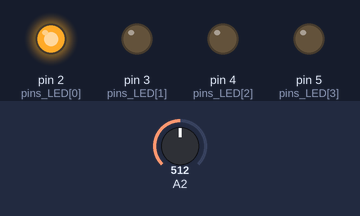
The sketch below on a simulated Arduino Uno, built with avr-gcc and run on an emulated ATmega328P. Shown: output pins drawn as LEDs (lit = HIGH). The inputs (shaded band) are chosen by the test bench; at power-on: A2 = 512. What the sketch prints to the serial monitor is not drawn.

Above: at 1.3 s.
1.4 s: A2 set to 560
2.9 s: A2 set to 589
At 4.2 s:
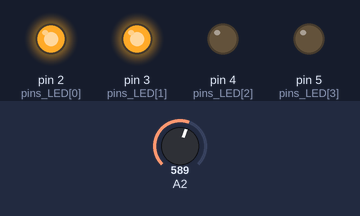
4.5 s: A2 set to 670
6.0 s: A2 set to 697
At 6.6 s:
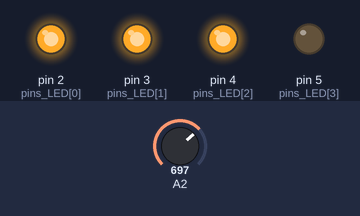
7.5 s: A2 set to 784
9.0 s: A2 set to 815
At 10.2 s:
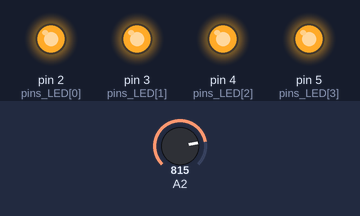
Timing chart, 0 to 11.5 s (numbered marks = the images above; inputs shaded):
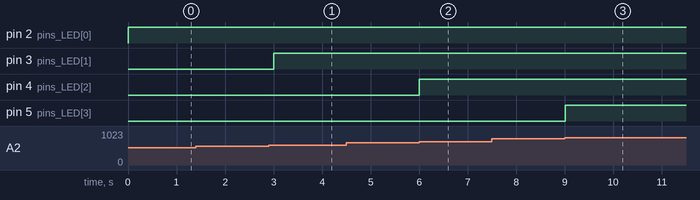

The sketch:

HW7_1_201966241.ino
```cpp
// map(reading, 350, 800, 0, 4)인 이유는 촬영환경에서 기본적으로 조도센서가 읽어오는 값이 300을 넘기기
// 때문에 350부터 시작하였고, 800인 이유는 완전히 덮었을 때 800을 넘기기 때문입니다.
// 0, 1023 까지 해야하는데 불을 완전히 꺼도 1023이 안나오고 불을 완전히 켜도 0이 나오지 않아서 수정하였습니다.

int pins_LED[] = {2, 3, 4, 5};

void setup() {
  // put your setup code here, to run once:
  Serial.begin(9600);
  for(int i = 0; i < 4; i++) {
    pinMode(pins_LED[i], OUTPUT);
  }
}

void loop() {
  // put your main code here, to run repeatedly:
  int reading = analogRead(56);
  Serial.print("조도센서 값 : ");
  Serial.println(reading);

  if(reading > 150) {
    int light = map(reading, 350, 800, 0, 4);
    for(int i = 0; i < light; i++) {
      digitalWrite(pins_LED[i], HIGH);
    }
    for(int i = light; i < 4; i++) {
      digitalWrite(pins_LED[i], LOW);
    }
  }
  if(reading <= 150) {
    for(int i = 0; i < 4; i++) {
      digitalWrite(pins_LED[i], LOW);
    }
  }
  delay(500);
}
```

Measured:
- the behaviour switches between 574 and 575 on A2 (found by bisection; images 0 and 1)
- the behaviour switches between 687 and 688 on A2 (found by bisection; images 1 and 2)
- the behaviour switches between 799 and 800 on A2 (found by bisection; images 2 and 3)
- after the input at 1.4 s, every drawn part: stays the same
- after the input at 2.9 s, pin 3 (pins_LED[1]): LOW → HIGH after 0.10 s
- after the input at 4.5 s, every drawn part: stays the same
- after the input at 6.0 s, pin 4 (pins_LED[2]): LOW → HIGH at once
- after the input at 7.5 s, every drawn part: stays the same
- after the input at 9.0 s, pin 5 (pins_LED[3]): LOW → HIGH at once
